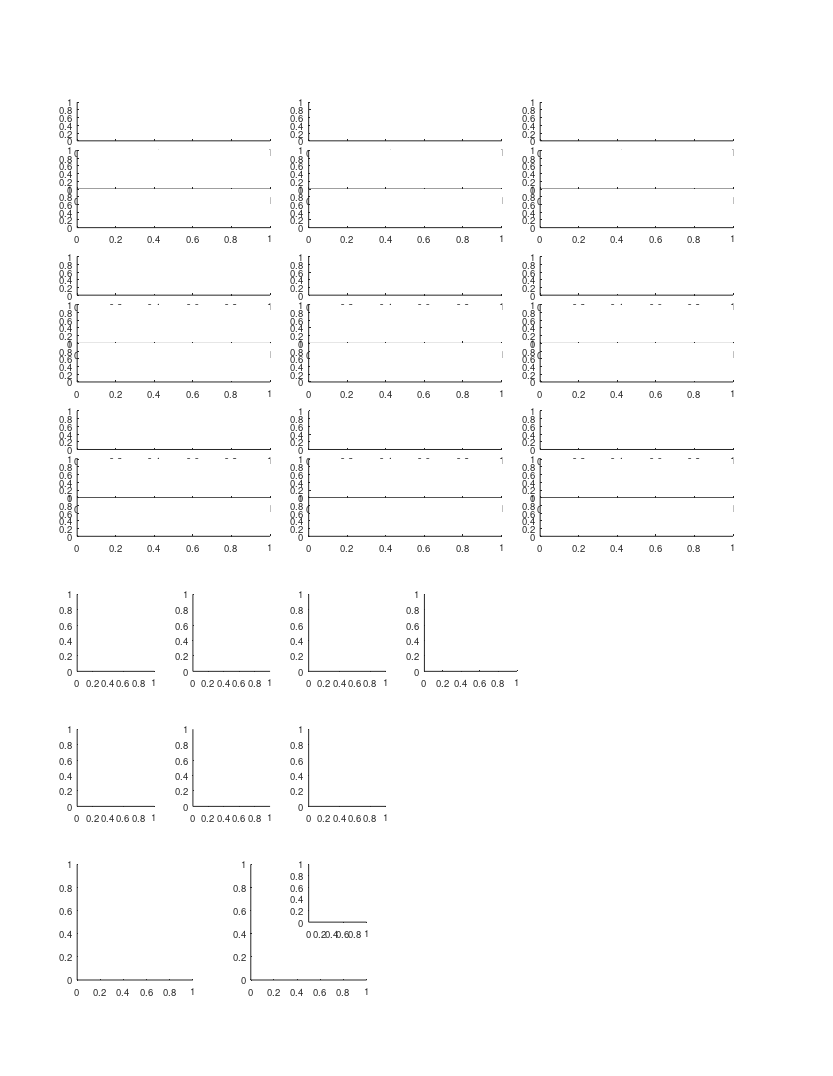

Here is the MATLAB script that generated this plot: (Note: this script raises an error after producing the figure.)
%% Large Scale - fig 2 - Behavioral and neural recordings from bats fliying over large spatial scales.

%%
% TODO: make sure to use only included cells
% TODO: check conditions for which data we are taking in the histograms
% panels (B->end)

%%
clear 
clc

%% define output files
res_dir = 'L:\paper_figures';
mkdir(res_dir)
fig_name_str = 'fig_2';
fig_caption_str = 'Multi-scale spatial coding with many fields in individual dorsla-CA1 neurons';
log_name_str = [fig_name_str '_log_file' '.txt'];
log_name_str = strrep(log_name_str , ':', '-');
log_name_str = strrep(log_name_str , ' ', '_');
log_name_out = fullfile(res_dir, log_name_str);

%% open log file
diary off
diary(log_name_out)
diary on
disp('Log file');
disp(['created: ', datestr(clock)]);
disp('======================================================');
disp([fig_name_str ':' fig_caption_str]);
disp('======================================================');
disp('');


%% create figure
% figure_size_cm = [21.0 29.7]; % ~A4
figure_size_cm = [21.6 27.9]; % ~US letter
figure ;
% Some WYSIWYG options:
set(gcf,'DefaultAxesFontSize',7);
set(gcf,'DefaultAxesFontName','helvetica');
set(gcf,'DefaultAxesUnits','centimeters');
set(gcf,'PaperType','usletter')
% set(gcf,'PaperType','<custom>');
set(gcf,'PaperUnits','centimeters','PaperPosition',[0 0 figure_size_cm]);
set(gcf,'PaperOrientation','portrait');
set(gcf,'Units','centimeters','Position',get(gcf,'paperPosition')+[0 0 0 0]); % position on screen...
set(gcf, 'Renderer', 'painters');

pause(0.2); % workaround to solve matlab automatically changing the axes positions...

% create panels
panel_A_size_raster = [5 1];
panel_A_size_FR_map = [5 1];
panel_A_pos = [2 14];
panel_A = [];
for ii=1:3
    for jj=1:3
        offset_x = (ii-1)*6;
        offset_y = (jj-1)*4;
        offset = panel_A_pos + [offset_x offset_y];
        panel_A(ii,jj,1) = axes('position', [offset+[0 2.25] panel_A_size_FR_map]);
        panel_A(ii,jj,2) = axes('position', [offset+[0 1   ] panel_A_size_raster]);
        panel_A(ii,jj,3) = axes('position', [offset+[0 0   ] panel_A_size_raster]);
    end
end
% panel_A = permute(panel_A,[2 1 3]);
panel_A = panel_A(:,3:-1:1,:);
panel_A = reshape(panel_A,[9 3]);

panel_BCDE_size = [2 2];
panel_B = axes('position', [ 2  10.5 panel_BCDE_size ]);
panel_C = axes('position', [ 5  10.5 panel_BCDE_size ]);
panel_D = axes('position', [ 8  10.5 panel_BCDE_size ]);
panel_E = axes('position', [ 11 10.5 panel_BCDE_size.*[1.2 1] ]);

panel_FGH_size = [2 2];
panel_F = axes('position', [2   7  panel_FGH_size ]);
panel_G = axes('position', [5   7  panel_FGH_size ]);
panel_H = axes('position', [8   7  panel_FGH_size ]);
panel_I = axes('position', [2 2.5 3 3]);
panel_J(1) = axes('position', [6.5 2.5 3.0 3.0]);
panel_J(2) = axes('position', [8.0 4.0 1.5 1.5]);


%%
prm = PARAMS_GetAll();

%% FR map + rasters - 9 examples
cell_examples = {
'b0079_d160928_TT2_SS01';
'b0034_d180312_TT4_SS01';
'b0034_d180312_TT3_SS02';
'b0148_d170718_TT4_SS03';
'b0148_d170608_TT4_SS01';
'b0079_d160925_TT2_SS03';
'b0148_d170626_TT4_SS01';
'b0034_d180310_TT4_SS04';
'b0034_d180310_TT4_SS04';
};
for ii_cell = 1:9
    cell_ID = cell_examples{ii_cell};
    cell = cell_load_data(cell_ID,'details','FR_map','fields','stats','FE');
    c = prm.graphics.colors.flight_directions;
    
    % map+fields
    axes(panel_A(ii_cell, 1));
    cla
    maps=[cell.FR_map.all];
    x = maps(1).bin_centers;
    y = cat(1,maps.PSTH);
    h=plot(x,y);
    [h.Color] = disperse(c);
    box off
    h=gca;
    h.TickDir = 'out';
    h.XTick = [];
    m = round(max(y(:)));
    h.YTick = [0 m];
    h.YLim = [0 m+1];
    h.XLim = [0 200];
    
    % fields
    for ii_dir=1:2
        fields = cell.fields{ii_dir};
        if isfield(fields,'in_low_speed_area')
            fields([fields.in_low_speed_area])=[];
        end
        for ii_field = 1:length(fields)
            dir_offsets = [-0.1 -0.2];
            [xaf,yaf] = ds2nfu(fields(ii_field).edges_prc, repelem(dir_offsets(ii_dir)*range(h.YLim),2));
            annotation('line',xaf,yaf,'Linewidth', 2, 'Color', c{ii_dir});
        end
    end
    
    % cell details
    cell_num_str_pos_list = [repelem(1.05,3) repelem(0.9,6)];
    cell_num_str_pos = cell_num_str_pos_list(ii_cell);
    text(0.5, cell_num_str_pos, "cell "+ii_cell,...
        'Units','normalized','HorizontalAlignment','center','VerticalAlignment','bottom','FontSize',8);
    text(1,1.00,...
        sprintf('%.1f    %.1f',...
                cell.stats.all.field_largest,...
                cell.stats.all.field_smallest),...
        'Units','normalized','HorizontalAlignment','right','VerticalAlignment','bottom','FontSize',7);
    
    % rasters
    FEs = [cell.FE];
    for ii_dir=1:2
        axes(panel_A(ii_cell, ii_dir+1));
        cla
        FE = FEs{ii_dir};
        x = [FE.spikes_pos];
        y = [FE.spikes_ts];
%         [FE.number2] = disperse(1:length(FE));
%         y = arrayfun(@(FE)(FE.number2*ones(1,FE.num_spikes)),FE,'UniformOutput',0);
%         y = [y{:}];
        plot(x,y,'.','Color',c{ii_dir},'MarkerSize',0.05);
        behave_session_ts = exp_get_sessions_ti(cell.details.exp_ID,'Behave');
        t0 = behave_session_ts(1);
        rescale_plot_data('y', [1e-6/60 t0]);
        box off
        h=gca;
        m = ceil(max((y-t0)*1e-6/60));
        h.YTick = [0 m];
        h.XLim = [0 200];
        h.YLim = [0 m]+[-1 1];
        switch ii_dir
            case 1
                h.XTick = [];
                h.YTickLabel = {'',num2str(m)};
            case 2
                h.XTick = 0:50:200;
                h.XRuler.TickLabelGapOffset = -2;
                h.YTickLabel = {'0',num2str(m)};
                h.TickDir = 'out';
        end
        
    end
end

%% add direction arrows
arrow_x = 0.1 +[0 0.05];
arrow_y = repelem(0.965,2);
clear h
h(1)=annotation('arrow',arrow_x,      arrow_y+0.008,  'Color', prm.graphics.colors.flight_directions{1});
h(2)=annotation('arrow',flip(arrow_x),arrow_y      ,  'Color', prm.graphics.colors.flight_directions{2});
[h.HeadWidth] = disperse([5 5]);
[h.HeadLength] = disperse([5 5]);

%% add x/y labels for specific panels
for ii = [7 8 9]
    axes(panel_A(ii, 3));
    xlabel('Position (m)', 'Units','normalized','Position',[0.5 -0.35]);
end
for ii = [1 4 7]
    axes(panel_A(ii, 3));
    ylabel('Time (min)',   'Units','normalized','Position',[-0.1 1]);
end
axes(panel_A(1, 1));
text(-0.15,1.15, 'A', 'Units','normalized','FontWeight','bold');



% % % % % % % % % % % % % % % % % % % % % % % % % % % % % % % % % % % % % % 
%% load population data
prm = PARAMS_GetAll();
cells_t = DS_get_cells_summary();
bats = [79,148,34,9861,2289];
cells_t(~ismember(cells_t.bat, bats ),:) = [];
cells = cellfun(@(c)(cell_load_data(c,'details')), cells_t.cell_ID, 'UniformOutput',0);
cells = [cells{:}];
cells = [cells.details];
cells(~contains({cells.brain_area}, 'CA1')) = [];
cells(~ismember([cells.ClusterQuality], [2])) = [];
cells = cellfun(@(c)(cell_load_data(c,'details','stats')), {cells.cell_ID}, 'UniformOutput',0);
cells = [cells{:}];
cells_details = [cells.details];
cells_ID = {cells_details.cell_ID};
stats = [cells.stats];
stats = [stats.all];
cells_ID([stats.meanFR_all]>prm.inclusion.interneuron_FR_thr)=[];
clear cells stats cells_details cells_t
cells = cellfun(@(c)(cell_load_data(c,'details','stats','meanFR','stats','inclusion','signif','fields','FR_map')), cells_ID, 'UniformOutput',0);
cells = [cells{:}];

%% panel B - field count histogram
% figure
axes(panel_B);
hold on
text(-0.15,1.15, 'B', 'Units','normalized','FontWeight','bold');
nFields = nan(2,length(cells));
for ii_dir = 1:2
    for ii_cell = 1:length(cells)
        cell = cells(ii_cell);
        % TODO: check signif definition!
        if ~cell.signif(ii_dir).TF % check signif per direction
            continue;
        end
        nFields(ii_dir,ii_cell) = cell.stats.dir(ii_dir).field_num;
    end
    h = histogram(nFields(ii_dir,:));
    h.FaceColor = prm.graphics.colors.flight_directions{ii_dir};
end
xlabel({'No. of fields';'per direction'},'Units','normalized','Position',[0.5 -0.22]);
ylabel('Count')
ha = gca;
% ha.XLim = [0 35];
% ha.YLim = [0 40];
% ha.XTick = [0:5:35];
% ha.YTick = [0 40];
ha.TickDir='out';
ha.TickLength = [0.03 0.03];
ha.XRuler.TickLabelGapMultiplier = -0.3;
ha.YRuler.TickLabelGapMultiplier = 0.001;

%% panel C - field size histogram
% figure
axes(panel_C);
hold on
text(-0.15,1.15, 'C', 'Units','normalized','FontWeight','bold');
fields_size = [];
for ii_dir = 1:2
    for ii_cell = 1:length(cells)
        cell = cells(ii_cell);
        if ~cell.signif(ii_dir).TF % check signif per direction
            continue;
        end
        fields = cell.fields{ii_dir};
        fields([fields.in_low_speed_area]) = []; % remove fields in low speed area
        fields_size = [fields_size fields.width_prc];
    end
end
h = histogram(fields_size);
h.FaceColor = 0.5*[1 1 1];
ha=gca;
ha.YScale = 'log';
xlabel('Field Size (m)')
ylabel('Count')
ha = gca;
% ha.XLim = [0 35];
% ha.YLim = [0 40];
% ha.XTick = [0:5:35];
ha.YTick = [1 10 100];
ha.TickDir='out';
ha.TickLength = [0.03 0.03];
ha.XRuler.TickLabelGapMultiplier = -0.3;
ha.YRuler.TickLabelGapMultiplier = 0.001;

%% panel D - smallest / largest field size
% figure
axes(panel_D);
cla
hold on
text(-0.15,1.15, 'D', 'Units','normalized','FontWeight','bold');
LS_field_size = nan(2,length(cells));
for ii_cell = 1:length(cells)
    cell = cells(ii_cell);
    if ~all([cell.signif.TF]) % at least one direction is significant
        continue;
    end
    LS_field_size(1,ii_cell) = cell.stats.all.field_smallest;
    LS_field_size(2,ii_cell) = cell.stats.all.field_largest;
end
% LS_field_size(:,any(isnan(LS_field_size))) = [];
rng(1); % fix seed for violin plot randomization
hv = violinplot(LS_field_size');
[hv.ViolinColor] = disperse(repelem({'none'},length(hv)));
hs=[hv.ScatterPlot];
[hs.Marker]          = disperse(repelem({'.'},length(hs)));
[hs.SizeData]        = disperse(repelem(35,length(hs)));
[hs.MarkerFaceColor] = disperse(repelem({0.5*[1 1 1]},length(hs)));
[hs.MarkerEdgeColor] = disperse(repelem({0.5*[1 1 1]},length(hs)));
hm=[hv.MedianPlot];
% remove default median plot (circle), and add a red bar instead
[hm.Marker] = disperse(repelem({'none'},2));
plot([hm.XData]+0.075*[-1 1]', repelem([hm.YData],2,1), 'r', 'LineWidth',1.5);
ha=gca;
ylimits = ha.YLim;
ha.TickDir='out';
ha.TickLength = [0.03 0.03];
ha.XTick = [1 2];
ha.XTickLabel = {};
text([1 2],repelem(ylimits(1)-0.04*diff(ylimits),2),{{'Smallest';'field'},{'Largest';'field'}},...
    'HorizontalAlignment','center','VerticalAlignment','top','FontSize',7);
% xlabel('')
ylabel('Field size (m)')

%% panel E - field ratio (largest/smallest)
% figure
axes(panel_E);
cla
hold on
text(-0.15,1.15, 'E', 'Units','normalized','FontWeight','bold');
LS_field_ratio_all = nan(1,length(cells));
LS_field_ratio_dir = nan(2,length(cells));
for ii_cell = 1:length(cells)
    cell = cells(ii_cell);
    if any([cell.signif.TF]) % check at least one direction is signif
        % TODO: we only check signif here, but not in the cell_stats code
        % where we actuall calcualte cell.stats.all.field_ratio_LS! 
        LS_field_ratio_all(ii_cell) = cell.stats.all.field_ratio_LS;
    end
    for ii_dir = 1:2
        if cell.signif(ii_dir).TF % check signif per direction
            LS_field_ratio_dir(ii_dir,ii_cell) = cell.stats.dir(ii_dir).field_ratio_LS;
        end
    end
end
LS_field_ratio_dir = LS_field_ratio_dir(:);
% LS_field_ratio_dir(isnan(LS_field_ratio_dir)) = [];
% LS_field_ratio_all(isnan(LS_field_ratio_all)) = [];
edges = linspace(1,ceil(max(max(LS_field_ratio_all))),9);
clear h
% h(1) = histogram(LS_field_ratio_dir);
h(2) = histogram(LS_field_ratio_all);
% h(1).BinEdges = edges;
h(2).BinEdges = edges;
% h(1).FaceColor = 'g';
h(2).FaceColor = 0.5*[1 1 1];
% h(1).BinLimits = [1 h(1).BinLimits([2])];
% h(2).BinLimits = [1 h(2).BinLimits([2])];
% h(1).NumBins = 15;
% h.FaceColor = prm.graphics.colors.flight_directions{ii_dir};
% legend({'per cell';'per direction'})
ha=gca;
ha.YScale = 'log';
% ha.YScale = 'linear';
ha.XLim = [0 25];
% ha.YLim = [0 10];
ha.YLim = [7e-1 260];
% ha.XTick = [0:5:35];
ha.YTick = [1 10 100];
ha.TickDir='out';
ha.TickLength = [0.03 0.03];
ha.XRuler.TickLabelGapMultiplier = -0.35;
ha.YRuler.TickLabelGapMultiplier = 0.001;
xlabel({'Fields ratio';'largest/smallest'},'Units','normalized','Position',[0.5 -0.17]);
ylabel('Count')

%% arragne population SI/sparsity
signif = arrayfun(@(x)(x.TF), cat(1,cells.signif));
% TODO: check why SI/sparsity can be nan in the original cell calculation?
SI = arrayfun(@(x)([x.dir.SI_bits_spike]), cat(1,cells.stats),'UniformOutput',0);
sparsity = arrayfun(@(x)([x.dir.sparsity]), cat(1,cells.stats),'UniformOutput',0);
SI = cat(1,SI{:});
SI(~signif) = nan;
SI = SI(:);
SI(isnan(SI)) = [];
sparsity = cat(1,sparsity{:});
sparsity(~signif) = nan;
sparsity = sparsity(:);
sparsity(isnan(sparsity)) = [];

%% panel F - spatial info histogram
axes(panel_F);
cla
hold on
text(-0.15,1.15, 'F', 'Units','normalized','FontWeight','bold');
h = histogram(SI);
h.NumBins = 12;
h.FaceColor = 0.5*[1 1 1];
ha=gca;
ha.TickDir='out';
ha.TickLength = [0.03 0.03];
ha.XRuler.TickLabelGapMultiplier = -0.35;
ha.YRuler.TickLabelGapMultiplier = 0.001;
xlabel({'Spatial information';'(bits/spike)'}, 'Units','normalized','Position',[0.5 -0.17]);
ylabel('Count')

%% panel G - sparsity histogram
axes(panel_G);
cla
hold on
text(-0.15,1.15, 'G', 'Units','normalized','FontWeight','bold');
h = histogram(sparsity);
h.NumBins = 10;
h.FaceColor = 0.5*[1 1 1];
ha=gca;
ha.TickDir='out';
ha.TickLength = [0.03 0.03];
ha.XRuler.TickLabelGapMultiplier = -0.35;
ha.YRuler.TickLabelGapMultiplier = 0.001;
xlabel('Sparsity', 'Units','normalized','Position',[0.5 -0.17])
ylabel('Count', 'Units','normalized','Position',[-0.2 0.5])

%% panel H - map correlations histogram
figure
% axes(panel_H);
cla
hold on
text(-0.15,1.15, 'H', 'Units','normalized','FontWeight','bold');

% arrange data
signif = arrayfun(@(x)(x.TF), cat(1,cells.signif));
FR_maps_all = cat(1,cells.FR_map);
FR_maps_all = reshape([FR_maps_all.all],size(FR_maps_all,1),size(FR_maps_all,2),[]);
M = cat(1,FR_maps_all.PSTH);
M = reshape(M,size(FR_maps_all,1),size(FR_maps_all,2),[]);
signif = repmat(signif,1,1,size(M,3));
M(~signif) = nan;
ccc = corr(squeeze(M(:,1,:))', squeeze(M(:,2,:))' ,'rows', 'pairwise');
data = diag(ccc);
switch 2
    case 1 % compare all PSTH from other cells/dir
        M2 = reshape(M,size(M,1)*size(M,2),[]);
        ccc_shuffle = corr(M2' ,'rows', 'pairwise');
        mask = tril(true(size(ccc_shuffle)),-1);
        shuffle = ccc_shuffle(mask);
    case 2 % compare only different cells betweeb different directions
        mask = tril(true(size(ccc)),-1);
        shuffle = ccc(mask);
end

% plot
edges = -1:0.1:1;
histogram(data,    'Normalization','pdf','BinEdges',edges,'FaceColor', 0.5*[1 1 1]);
histogram(shuffle, 'Normalization','pdf','BinEdges',edges,'DisplayStyle','stairs','EdgeColor','k','LineWidth',1.5);
[h,pKS] = kstest2(diag(ccc), ccc_shuffle(mask));
text(0.9,0.9, sprintf('P_{KS}=%.2f',pKS),'Units','normalized','FontSize',7);

ha= gca;
ha.XLim = [-1 1];
ha.XTick = -1:0.5:1;
ha.TickDir = 'out';
ha.TickLength = [0.03 0.03];
ha=gca;
ha.TickDir='out';
ha.TickLength = [0.03 0.03];
ha.XRuler.TickLabelGapMultiplier = -0.35;
ha.YRuler.TickLabelGapMultiplier = 0.001;
xlabel('Map correlation', 'Units','normalized','Position',[0.5 -0.17])
ylabel('PDF', 'Units','normalized','Position',[-0.2 0.5])

%% panels I&J - prepare data
distances_all = [];
field_size_diff_all = [];
field_size_all = [];
field_vel_all = [];
field_vel2_all = [];
for ii_cell = 1:length(cells)
    cell = cells(ii_cell);
    for ii_dir = 1:2
        if ~cell.signif(ii_dir).TF
            continue;
        end
        fields = cell.fields{ii_dir};
        distances_all = [distances_all diff([fields.loc])];
        field_size_diff_all = [field_size_diff_all diff([fields.width_prc])];
        field_size_all = [field_size_all [fields.width_prc]];
        field_vel_all = [field_vel_all [fields.vel]];
        field_vel2_all = [field_vel2_all [fields.vel2]];
    end
end

%% panel I - field size vs. speed
axes(panel_I);
cla
hold on
text(-0.2,1.1, 'I', 'Units','normalized','FontWeight','bold');
x = abs(field_vel_all);
% x = abs(field_vel2_all);
y =  field_size_all;
plot(x ,y, '.k', 'MarkerSize',3)
ha = gca;
ha.XLim = [4.5 9.5];
ha.YLim = [0 35];
ha.XTick = [5 7 9];
ha.YTick = [0 10 20 30];
ha.TickDir='out';
ha.TickLength = [0.02 0.02];
ha.XRuler.TickLabelGapMultiplier = -0.3;
ha.YRuler.TickLabelGapMultiplier = 0.001;
xlabel('Speed (m/s)', 'Units','normalized', 'Position',[0.5 -0.12]) 
ylabel('Field size (m)', 'units','normalized', 'Position',[-0.15 0.5])
IX = find(x>=ha.XLim(1) & x<=ha.XLim(end));
[r,rpval] = corr(x(IX)', y(IX)','type','Pearson');
[rho,rhopval] = corr(x(IX)', y(IX)','type','Spearman');
lm = fitlm(x(IX),y(IX));
% ksdensity([x(IX);y(IX)]','PlotFcn','contour');
panel_I_stat_res_str = {
    'panel I statistics:'
    sprintf('xlim=%.1f-%.1f',ha.XLim)
    sprintf('pearson r=%d, pval=%d',r,rpval)
    sprintf('spearman rho=%d, pval=%d',rho,rhopval)
    };
annotation('textbox', [0.5 0.1 0.6 0.1], 'String',panel_I_stat_res_str,...
    'HorizontalAlignment','Left','Interpreter','none','FitBoxToText','on');

%% panel J - field diff(size) vs. distance
axes(panel_J(1));
cla
hold on
text(-0.2,1.1, 'J', 'Units','normalized','FontWeight','bold');
plot(distances_all, abs(field_size_diff_all), 'k.' , 'MarkerSize',4);
ha = gca;
ha.TickDir='out';
ha.TickLength = [0.02 0.02];
ha.XRuler.TickLabelGapMultiplier = -0.3;
ha.YRuler.TickLabelGapMultiplier = 0.001;
xlabel('Distance between fields (m)', 'Units','normalized', 'Position',[0.5 -0.12]) 
ylabel('{\Delta} Field size (m)', 'units','normalized', 'Position',[-0.15 0.5])

% panel J inset
axes(panel_J(2));
cla
hold on
plot(distances_all, abs(field_size_diff_all), 'k.' , 'MarkerSize',3);
ha = gca;
ha.XLim = [0 40];
ha.YLim = [0 15];
ha.XTick = ha.XLim;
ha.YTick = ha.YLim;
ha.TickDir='out';
ha.TickLength = [0.02 0.02];
ha.XRuler.TickLabelGapMultiplier = -0.3;
ha.YRuler.TickLabelGapMultiplier = 0.001;

%% print/save the figure
fig_name_out = fullfile(res_dir, fig_name_str);
print(gcf, fig_name_out, '-dpdf', '-cmyk', '-painters');
% print(gcf, fig_name_out, '-dtiff', '-cmyk', '-painters');
% saveas(gcf , fig_name_out, 'fig');
disp('figure was successfully saved to pdf/tiff/fig formats');





%%








%%
